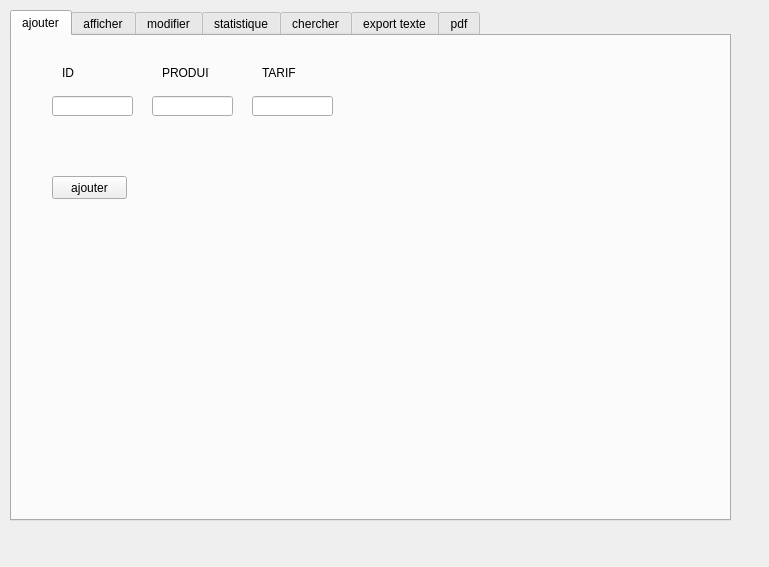
<?xml version="1.0" encoding="UTF-8"?>
<ui version="4.0">
 <class>MainWindowf</class>
 <widget class="QMainWindow" name="MainWindowf">
  <property name="geometry">
   <rect>
    <x>0</x>
    <y>0</y>
    <width>769</width>
    <height>567</height>
   </rect>
  </property>
  <property name="windowTitle">
   <string>Gérer les fournisseurs</string>
  </property>
  <property name="styleSheet">
   <string notr="true">background-image: url(:/resources/img/image2.jpg);</string>
  </property>
  <widget class="QWidget" name="centralwidget">
   <widget class="QTabWidget" name="tabWidget">
    <property name="geometry">
     <rect>
      <x>10</x>
      <y>10</y>
      <width>721</width>
      <height>511</height>
     </rect>
    </property>
    <property name="currentIndex">
     <number>0</number>
    </property>
    <widget class="QWidget" name="tab">
     <attribute name="title">
      <string>ajouter</string>
     </attribute>
     <widget class="QLineEdit" name="le_PRODUIT">
      <property name="geometry">
       <rect>
        <x>140</x>
        <y>60</y>
        <width>81</width>
        <height>20</height>
       </rect>
      </property>
      <property name="text">
       <string/>
      </property>
     </widget>
     <widget class="QLineEdit" name="LE_ID">
      <property name="geometry">
       <rect>
        <x>40</x>
        <y>60</y>
        <width>81</width>
        <height>20</height>
       </rect>
      </property>
     </widget>
     <widget class="QPushButton" name="on_pushButton">
      <property name="geometry">
       <rect>
        <x>40</x>
        <y>140</y>
        <width>75</width>
        <height>23</height>
       </rect>
      </property>
      <property name="styleSheet">
       <string notr="true">border-color: qlineargradient(spread:pad, x1:0, y1:0, x2:1, y2:0, stop:0 rgba(0, 0, 0, 255), stop:1 rgba(255, 255, 255, 255));</string>
      </property>
      <property name="text">
       <string>ajouter</string>
      </property>
     </widget>
     <widget class="QLineEdit" name="le_TARIF">
      <property name="geometry">
       <rect>
        <x>240</x>
        <y>60</y>
        <width>81</width>
        <height>20</height>
       </rect>
      </property>
     </widget>
     <widget class="QLabel" name="label">
      <property name="geometry">
       <rect>
        <x>50</x>
        <y>30</y>
        <width>47</width>
        <height>14</height>
       </rect>
      </property>
      <property name="text">
       <string>ID</string>
      </property>
     </widget>
     <widget class="QLabel" name="label_2">
      <property name="geometry">
       <rect>
        <x>150</x>
        <y>30</y>
        <width>47</width>
        <height>14</height>
       </rect>
      </property>
      <property name="text">
       <string>PRODUIT</string>
      </property>
     </widget>
     <widget class="QLabel" name="label_3">
      <property name="geometry">
       <rect>
        <x>250</x>
        <y>30</y>
        <width>47</width>
        <height>14</height>
       </rect>
      </property>
      <property name="text">
       <string>TARIF</string>
      </property>
     </widget>
     <widget class="QLabel" name="image_2">
      <property name="geometry">
       <rect>
        <x>30</x>
        <y>240</y>
        <width>411</width>
        <height>161</height>
       </rect>
      </property>
      <property name="text">
       <string/>
      </property>
     </widget>
    </widget>
    <widget class="QWidget" name="table1_3">
     <attribute name="title">
      <string>afficher</string>
     </attribute>
     <widget class="QTableView" name="table1">
      <property name="geometry">
       <rect>
        <x>10</x>
        <y>30</y>
        <width>501</width>
        <height>192</height>
       </rect>
      </property>
     </widget>
     <widget class="QRadioButton" name="radioButton">
      <property name="geometry">
       <rect>
        <x>530</x>
        <y>90</y>
        <width>83</width>
        <height>18</height>
       </rect>
      </property>
      <property name="text">
       <string>ID</string>
      </property>
     </widget>
     <widget class="QPushButton" name="pb_pdf">
      <property name="geometry">
       <rect>
        <x>520</x>
        <y>130</y>
        <width>75</width>
        <height>23</height>
       </rect>
      </property>
      <property name="text">
       <string>pdf</string>
      </property>
     </widget>
     <widget class="QPushButton" name="pb_text">
      <property name="geometry">
       <rect>
        <x>520</x>
        <y>170</y>
        <width>75</width>
        <height>23</height>
       </rect>
      </property>
      <property name="text">
       <string>text</string>
      </property>
     </widget>
     <widget class="QPushButton" name="pb_excel">
      <property name="geometry">
       <rect>
        <x>520</x>
        <y>200</y>
        <width>75</width>
        <height>23</height>
       </rect>
      </property>
      <property name="text">
       <string>excel</string>
      </property>
     </widget>
     <widget class="QLabel" name="image">
      <property name="geometry">
       <rect>
        <x>10</x>
        <y>260</y>
        <width>411</width>
        <height>161</height>
       </rect>
      </property>
      <property name="text">
       <string/>
      </property>
     </widget>
     <widget class="QLineEdit" name="LE_ID_supp_2">
      <property name="geometry">
       <rect>
        <x>480</x>
        <y>250</y>
        <width>113</width>
        <height>20</height>
       </rect>
      </property>
     </widget>
     <widget class="QLabel" name="label_8">
      <property name="geometry">
       <rect>
        <x>450</x>
        <y>250</y>
        <width>47</width>
        <height>14</height>
       </rect>
      </property>
      <property name="text">
       <string>ID</string>
      </property>
     </widget>
     <widget class="QPushButton" name="pb_supprimer">
      <property name="geometry">
       <rect>
        <x>520</x>
        <y>300</y>
        <width>75</width>
        <height>23</height>
       </rect>
      </property>
      <property name="text">
       <string>supprimer</string>
      </property>
     </widget>
     <zorder>table1</zorder>
     <zorder>radioButton</zorder>
     <zorder>pb_pdf</zorder>
     <zorder>pb_text</zorder>
     <zorder>pb_excel</zorder>
     <zorder>image</zorder>
     <zorder>label_8</zorder>
     <zorder>pb_supprimer</zorder>
     <zorder>LE_ID_supp_2</zorder>
    </widget>
    <widget class="QWidget" name="tab_4">
     <attribute name="title">
      <string>modifier</string>
     </attribute>
     <widget class="QLabel" name="label_6">
      <property name="geometry">
       <rect>
        <x>80</x>
        <y>60</y>
        <width>47</width>
        <height>14</height>
       </rect>
      </property>
      <property name="text">
       <string>ID</string>
      </property>
     </widget>
     <widget class="QLabel" name="label_7">
      <property name="geometry">
       <rect>
        <x>190</x>
        <y>60</y>
        <width>47</width>
        <height>14</height>
       </rect>
      </property>
      <property name="text">
       <string>PRODUIT</string>
      </property>
     </widget>
     <widget class="QLabel" name="label_10">
      <property name="geometry">
       <rect>
        <x>290</x>
        <y>60</y>
        <width>47</width>
        <height>14</height>
       </rect>
      </property>
      <property name="text">
       <string>TARIF</string>
      </property>
     </widget>
     <widget class="QLineEdit" name="LE_ID_2">
      <property name="geometry">
       <rect>
        <x>50</x>
        <y>100</y>
        <width>81</width>
        <height>20</height>
       </rect>
      </property>
     </widget>
     <widget class="QLineEdit" name="le_PRODUIT_2">
      <property name="geometry">
       <rect>
        <x>170</x>
        <y>100</y>
        <width>81</width>
        <height>20</height>
       </rect>
      </property>
      <property name="text">
       <string/>
      </property>
     </widget>
     <widget class="QLineEdit" name="le_TARIF_2">
      <property name="geometry">
       <rect>
        <x>280</x>
        <y>100</y>
        <width>81</width>
        <height>20</height>
       </rect>
      </property>
     </widget>
     <widget class="QPushButton" name="pb_modifier">
      <property name="geometry">
       <rect>
        <x>60</x>
        <y>160</y>
        <width>75</width>
        <height>23</height>
       </rect>
      </property>
      <property name="text">
       <string>modifier</string>
      </property>
     </widget>
    </widget>
    <widget class="QWidget" name="tab_6">
     <attribute name="title">
      <string>statistique</string>
     </attribute>
     <widget class="QWidget" name="widget" native="true">
      <property name="geometry">
       <rect>
        <x>10</x>
        <y>10</y>
        <width>691</width>
        <height>451</height>
       </rect>
      </property>
     </widget>
    </widget>
    <widget class="QWidget" name="tab_5">
     <attribute name="title">
      <string>chercher</string>
     </attribute>
     <widget class="QPushButton" name="pb_recherche">
      <property name="geometry">
       <rect>
        <x>360</x>
        <y>50</y>
        <width>75</width>
        <height>23</height>
       </rect>
      </property>
      <property name="text">
       <string>recherche</string>
      </property>
     </widget>
     <widget class="QLineEdit" name="LE_recherche">
      <property name="geometry">
       <rect>
        <x>220</x>
        <y>50</y>
        <width>113</width>
        <height>20</height>
       </rect>
      </property>
     </widget>
     <widget class="QLabel" name="label_9">
      <property name="geometry">
       <rect>
        <x>160</x>
        <y>50</y>
        <width>47</width>
        <height>14</height>
       </rect>
      </property>
      <property name="text">
       <string>ID</string>
      </property>
     </widget>
     <widget class="QTableView" name="table1_2">
      <property name="geometry">
       <rect>
        <x>70</x>
        <y>80</y>
        <width>421</width>
        <height>141</height>
       </rect>
      </property>
     </widget>
    </widget>
    <widget class="QWidget" name="tab_7">
     <attribute name="title">
      <string>export texte</string>
     </attribute>
     <widget class="QTextBrowser" name="textBrowser">
      <property name="geometry">
       <rect>
        <x>120</x>
        <y>30</y>
        <width>256</width>
        <height>192</height>
       </rect>
      </property>
     </widget>
     <widget class="QLabel" name="label_4">
      <property name="geometry">
       <rect>
        <x>120</x>
        <y>10</y>
        <width>51</width>
        <height>16</height>
       </rect>
      </property>
      <property name="text">
       <string>texte :</string>
      </property>
     </widget>
    </widget>
    <widget class="QWidget" name="tab_8">
     <attribute name="title">
      <string>pdf</string>
     </attribute>
     <widget class="QTableWidget" name="tableWidget_6">
      <property name="geometry">
       <rect>
        <x>0</x>
        <y>20</y>
        <width>551</width>
        <height>192</height>
       </rect>
      </property>
      <row>
       <property name="text">
        <string/>
       </property>
      </row>
      <row>
       <property name="text">
        <string/>
       </property>
      </row>
      <row>
       <property name="text">
        <string/>
       </property>
      </row>
      <column>
       <property name="text">
        <string>produit</string>
       </property>
      </column>
      <column>
       <property name="text">
        <string>matier</string>
       </property>
      </column>
      <column>
       <property name="text">
        <string>tarifs</string>
       </property>
      </column>
      <item row="0" column="0">
       <property name="text">
        <string/>
       </property>
      </item>
     </widget>
     <widget class="QPushButton" name="pushButton_7">
      <property name="geometry">
       <rect>
        <x>400</x>
        <y>50</y>
        <width>75</width>
        <height>23</height>
       </rect>
      </property>
      <property name="text">
       <string>pdf</string>
      </property>
     </widget>
     <widget class="QComboBox" name="comboBox">
      <property name="geometry">
       <rect>
        <x>240</x>
        <y>180</y>
        <width>62</width>
        <height>22</height>
       </rect>
      </property>
      <item>
       <property name="text">
        <string notr="true">machine</string>
       </property>
      </item>
      <item>
       <property name="text">
        <string>tissu</string>
       </property>
      </item>
      <item>
       <property name="text">
        <string>Gouache</string>
       </property>
      </item>
     </widget>
     <widget class="QLabel" name="label_5">
      <property name="geometry">
       <rect>
        <x>190</x>
        <y>180</y>
        <width>51</width>
        <height>20</height>
       </rect>
      </property>
      <property name="text">
       <string>besoin :</string>
      </property>
     </widget>
    </widget>
   </widget>
  </widget>
  <widget class="QMenuBar" name="menubar">
   <property name="geometry">
    <rect>
     <x>0</x>
     <y>0</y>
     <width>769</width>
     <height>26</height>
    </rect>
   </property>
  </widget>
 </widget>
 <resources/>
 <connections/>
</ui>
